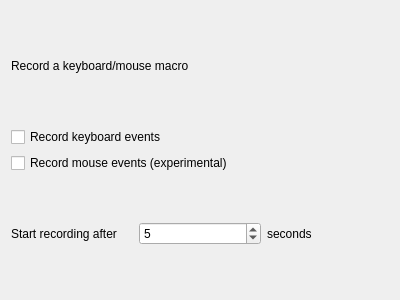
<?xml version="1.0" encoding="UTF-8"?>
<ui version="4.0">
 <class>Form</class>
 <widget class="QWidget" name="Form">
  <property name="geometry">
   <rect>
    <x>0</x>
    <y>0</y>
    <width>400</width>
    <height>300</height>
   </rect>
  </property>
  <property name="windowTitle">
   <string>Form</string>
  </property>
  <layout class="QVBoxLayout" name="verticalLayout">
   <item>
    <widget class="QLabel" name="label">
     <property name="text">
      <string>Record a keyboard/mouse macro</string>
     </property>
    </widget>
   </item>
   <item>
    <widget class="QCheckBox" name="recKeyboardButton">
     <property name="text">
      <string>Record keyboard events</string>
     </property>
    </widget>
   </item>
   <item>
    <widget class="QCheckBox" name="recMouseButton">
     <property name="text">
      <string>Record mouse events (experimental)</string>
     </property>
    </widget>
   </item>
   <item>
    <layout class="QHBoxLayout" name="horizontalLayout">
     <item>
      <widget class="QLabel" name="label_2">
       <property name="text">
        <string>Start recording after</string>
       </property>
      </widget>
     </item>
     <item>
      <widget class="KIntSpinBox" name="secondsSpinBox">
       <property name="value">
        <number>5</number>
       </property>
      </widget>
     </item>
     <item>
      <widget class="QLabel" name="label_3">
       <property name="text">
        <string>seconds</string>
       </property>
      </widget>
     </item>
    </layout>
   </item>
  </layout>
 </widget>
 <customwidgets>
  <customwidget>
   <class>KIntSpinBox</class>
   <extends>QSpinBox</extends>
   <header>knuminput.h</header>
  </customwidget>
 </customwidgets>
 <resources/>
 <connections/>
</ui>
